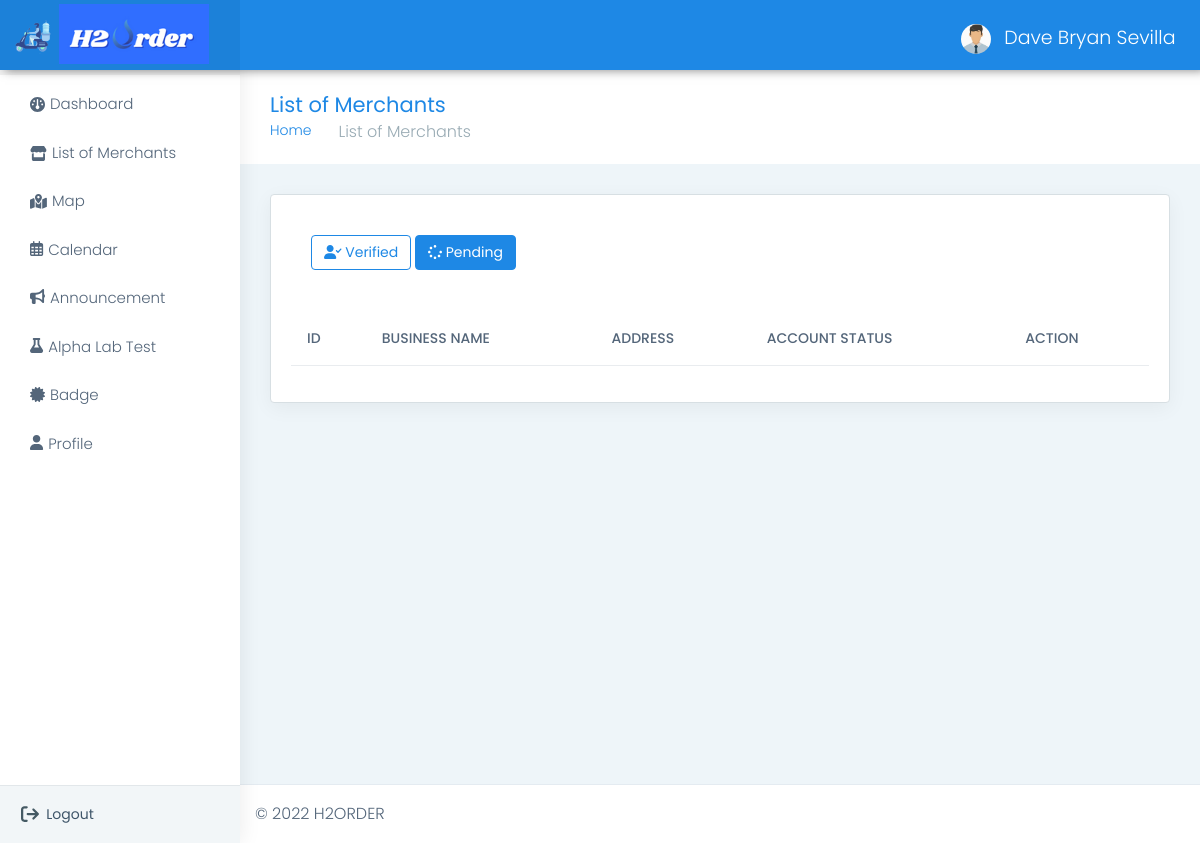
/admin/pending_merchant_list.php (signed in), run on an earlier commit of the app's database.
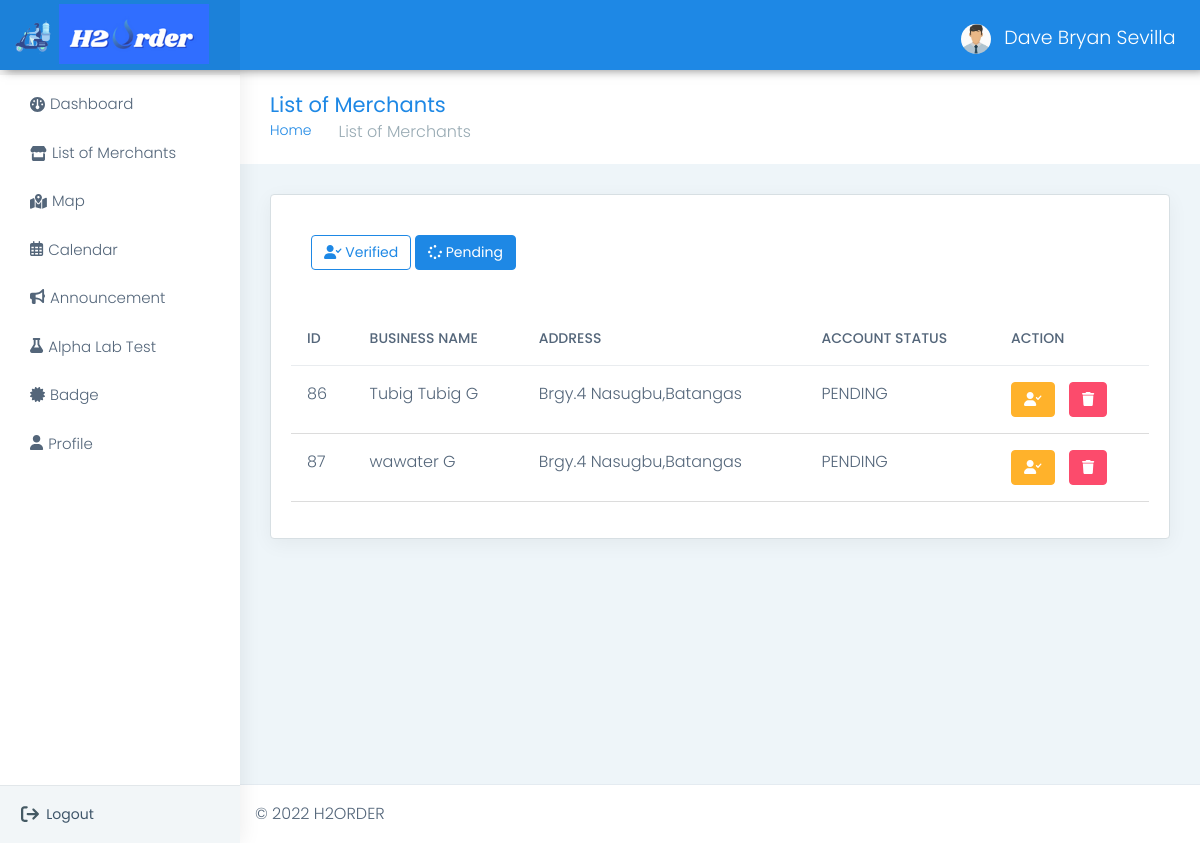
And on a later commit of the database.
### tables this page shows
CREATE TABLE `merchant` (
  `merchant_id` int(11) NOT NULL,
  `username` varchar(255) NOT NULL,
  `password` varchar(255) NOT NULL,
  `business_name` varchar(255) NOT NULL,
  `owner` varchar(255) NOT NULL,
  `address` varchar(255) NOT NULL,
  `barangay` varchar(255) NOT NULL,
  `email` varchar(255) NOT NULL,
  `contact_number` varchar(255) NOT NULL,
  `image` varchar(255) NOT NULL,
  `latitude` varchar(255) NOT NULL,
  `longitude` varchar(255) NOT NULL,
  `opening` time NOT NULL,
  `closing` time NOT NULL,
  `status` varchar(255) NOT NULL
);

### admin/name.php (called while the page is built, shortened)
<?php
	require 'connect.php';
	$query = $conn->query("SELECT * FROM `admin` WHERE `admin_id` = '$_SESSION[admin_id]'") or die(mysqli_error());
	$fetch = $query->fetch_array();
?>

### admin/pending_merchant_list.php (the view, shortened to what this page needs)
<!DOCTYPE html>
<?php
    require 'name.php';
?>
<html dir="ltr" lang="en">
<head>
    <link href="css/style.min.css" rel="stylesheet">
<link rel="stylesheet" href="https://cdn.datatables.net/1.10.21/css/dataTables.bootstrap4.min.css">
 <link rel='stylesheet' href='https://cdn.datatables.net/buttons/1.2.2/css/buttons.bootstrap.min.css'>
<link rel='stylesheet' href='https://cdn.datatables.net/1.10.24/css/jquery.dataTables.min.css'>
<link rel='stylesheet' href='https://cdn.datatables.net/datetime/1.0.3/css/dataTables.dateTime.min.css'>
</head>
<body>
    <div id="main-wrapper" data-layout="vertical" data-navbarbg="skin5" data-sidebartype="full"
        data-sidebar-position="absolute" data-header-position="absolute" data-boxed-layout="full">
        <header class="topbar" data-navbarbg="skin6">
            <nav class="navbar top-navbar navbar-expand-md navbar-dark">
                <div class="navbar-header" data-logobg="skin6">
                   <a class="navbar-brand ms-4" href="adminhome.php">
                        <b class="logo-icon">
                            <img src="assets/images/logo.png" style="height: 60px; margin-top: 15px; margin-left:-20px" alt="homepage" class="dark-logo" />
                        </b>
                        <span class="logo-text">
                            <img src="assets/images/H3.png" style="width: 150px; margin-left: -10px;margin-top:-10px" alt="homepage" class="dark-logo" />
                        </span>
                    </a>
                </div>
                <div class="navbar-collapse collapse" id="navbarSupportedContent" data-navbarbg="skin5">
                    <ul class="navbar-nav me-auto mt-md-0 ">
                        <li class="nav-item search-box">
                            <a class="nav-link text-muted" href="javascript:void(0)"><i class="ti-search"></i></a>
                        </li>
                    </ul>
                    <ul class="navbar-nav">
                        <li class="nav-item dropdown">
                            <a class="nav-link dropdown-toggle text-muted waves-effect waves-dark" href="#" id="navbarDropdown" role="button" data-bs-toggle="dropdown" aria-expanded="false">
                                <img src = "photo/<?php echo $fetch['photo']?>" alt="user" class="profile-pic me-2">
                                <?php echo $fetch['name']?>
                            </a>
                        </li>
                    </ul>
                </div>
            </nav>
        </header>
        <aside class="left-sidebar" data-sidebarbg="skin6">
            <div class="scroll-sidebar">
                  <?php include 'navbar.php' ?>
            </div>
            <div class="sidebar-footer">
                <div class="row">
                    <div class="col-4 link-wrap">
                        <a href="logout.php" class="link" data-toggle="tooltip" title="" data-original-title="Logout"><i class="fa-solid fa-arrow-right-from-bracket"></i></a>
                    </div>
                    <div class="col-4 link-wrap" style="margin-left:-50px; margin-top: 3px">
                          Logout
                    </div>
                </div>
            </div>
        </aside>
        <div class="page-wrapper">
            <div class="page-breadcrumb">
                <div class="row align-items-center">
                    <div class="col-md-6 col-8 align-self-center">
                        <h3 class="page-title mb-0 p-0">List of Merchants</h3>
                        <div class="d-flex align-items-center">
                            <nav aria-label="breadcrumb">
                                <ol class="breadcrumb">
                                    <li class="breadcrumb-item"><a href="#">Home</a></li>
                                    <li class="breadcrumb-item active" aria-current="page">List of Merchants</li>
                                </ol>
                            </nav>
                        </div>
                    </div>
                </div>
            </div>
            <div class="container-fluid">
                <div class="row">
                    <div class="col-sm-12">
                        <div class="card">
                            <div class="card-body">
                                <div class="table-responsive">
<a  class = "btn btn-outline-info" href = "merchant_list.php"
 style="margin-left:20px; margin-top:20px;">
 <i class = "fas fa-user-check"></i>
                    Verified </a>
<a class="btn btn-info" href = "pending_merchant_list.php" style="margin-top: 20px">
    <i class = "fa fa-spinner fa-spin"></i> Pending </a>
 <br><br>
     <br>
                                 <form action ="query_verified_merchant.php?merchant_id=<?php echo
                                                     $fetch['merchant_id']?>" method = "POST">
                                    <table id="table" class="table user-table">
                                        <thead>
                                            <tr>
                                                <th class="border-top-0">ID</th>
                                                <th class="border-top-0">BUSINESS NAME</th>
                                                <th class="border-top-0">ADDRESS</th>
                                                <th class="border-top-0">ACCOUNT STATUS</th>
                                                <th class="border-top-0">ACTION</th>
                                            </tr>
                                        </thead>
                                        <tbody>
                                             <?php
                                                 $query = $conn->query("SELECT *
                                                 FROM merchant
                                                 WHERE status='pending'
                                                 ORDER BY business_name ASC ") or die(mysqli_error());
                                                 while($fetch = $query->fetch_array()){
                                              ?>
                                            <tr>
                                                <td><?php echo $fetch['merchant_id']?></td>
                                                <td><?php echo $fetch['business_name']?></td>
                                                <td><?php echo $fetch['address']?> <?php echo $fetch['barangay']?> Nasugbu,Batangas</td>
                                                <td><?php echo strtoupper($fetch['status'])?></td>
                                                <td><a class = "btn btn-warning" name="up" href="approve_merchants.php?merchant_id=<?php echo
                                                     $fetch['merchant_id']?>" style="color:white;" ><i class="fa-solid fa-user-check"></i></a>
                                                    <a class = "btn btn-danger" href="delete_merchant.php?merchant_id=<?php echo $fetch['merchant_id']?>" onclick = "confirmationDelete(this); return false;"
                                                     style="color:white; margin-left:10px">
                                                    <i class="fa-solid fa-trash"></i></a></td>
                                            </tr>
                                             <?php
                                                }
                                              ?>
                                            </tbody>
                                        </table>
                                    </div>
                                </div>
                            </div>
                        </div>
                    </div>
            </div>
            <footer class="footer">© 2022 H2ORDER  </a>
            </footer>
        </div>
    </div>
</body>
</html>

### admin/navbar.php
<nav class="sidebar-nav">
                    <ul id="sidebarnav">
                        <li class="sidebar-item"> <a class="sidebar-link waves-effect waves-dark sidebar-link"
                                href="adminhome.php" aria-expanded="false"> <i class="fa-solid fa-gauge"></i> <span
                                    class="hide-menu" style="margin-left: 5px"> Dashboard</span></a></li>
                         <li class="sidebar-item"> <a class="sidebar-link waves-effect waves-dark sidebar-link"
                                href="merchant_list.php" aria-expanded="false"> <i class="fas fa-store"></i> <span
                                    class="hide-menu" style="margin-left: 5px"> List of Merchants</span></a></li>
                        <li class="sidebar-item"> <a class="sidebar-link waves-effect waves-dark sidebar-link"
                                href="map.php" aria-expanded="false"> <i class="fa-solid fa-map-location-dot"></i>
                                    <span class="hide-menu" style="margin-left: 5px">Map</span></a>
                        </li>
                        <li class="sidebar-item"> <a class="sidebar-link waves-effect waves-dark sidebar-link"
                            href="calendar.php" aria-expanded="false"><i class="fa-regular fa-calendar-days" style="margin-top:-3px"></i>
                                <span class="hide-menu" style="margin-left:5px">Calendar</span></a>
                        </li>
                        <li class="sidebar-item"> <a class="sidebar-link waves-effect waves-dark sidebar-link"
                                href="announcement.php" aria-expanded="false"><i class="fa-solid fa-bullhorn" style="margin-top:-3px"></i><span class="hide-menu" style="margin-left: 5px">Announcement</span></a>
                        </li>
                        <li class="sidebar-item"> <a class="sidebar-link waves-effect waves-dark sidebar-link"
                                href="inspection.php" aria-expanded="false"><i class="fa-solid fa-flask"  style="margin-top:-3px"></i>
                                 <span class="hide-menu" style="margin-left: 5px">Alpha Lab Test</span></a>
                        </li>
                         <li class="sidebar-item"> <a class="sidebar-link waves-effect waves-dark sidebar-link"
                                href="badge.php" aria-expanded="false"><i class="fa-solid fa-certificate" style="margin-top:-1px"></i>
                                 <span class="hide-menu" style="margin-left: 5px">Badge</span></a>
                        </li>
                        <li class="sidebar-item"> <a class="sidebar-link waves-effect waves-dark sidebar-link"
                                href="profile.php" aria-expanded="false"><i class="fa-solid fa-user"  style="margin-top:-3px"></i>
                                <span class="hide-menu"  style="margin-left: 5px">Profile</span></a>
                        </li>
                    </ul>
                </nav>

### admin/pending_merchant_list.php (style rules this page uses)
tbody, td, tfoot, th, thead, tr { border-color: #DCDCDC; border-style:solid; border-width: 0; }
.btn-info { color: white; }

What changed in the data, as far as the page shows it:
added merchant: merchant_id "86", business_name "Tubig Tubig G", barangay "Brgy.4", status "PENDING"
added merchant: merchant_id "87", business_name "wawater G", barangay "Brgy.4", status "PENDING"
